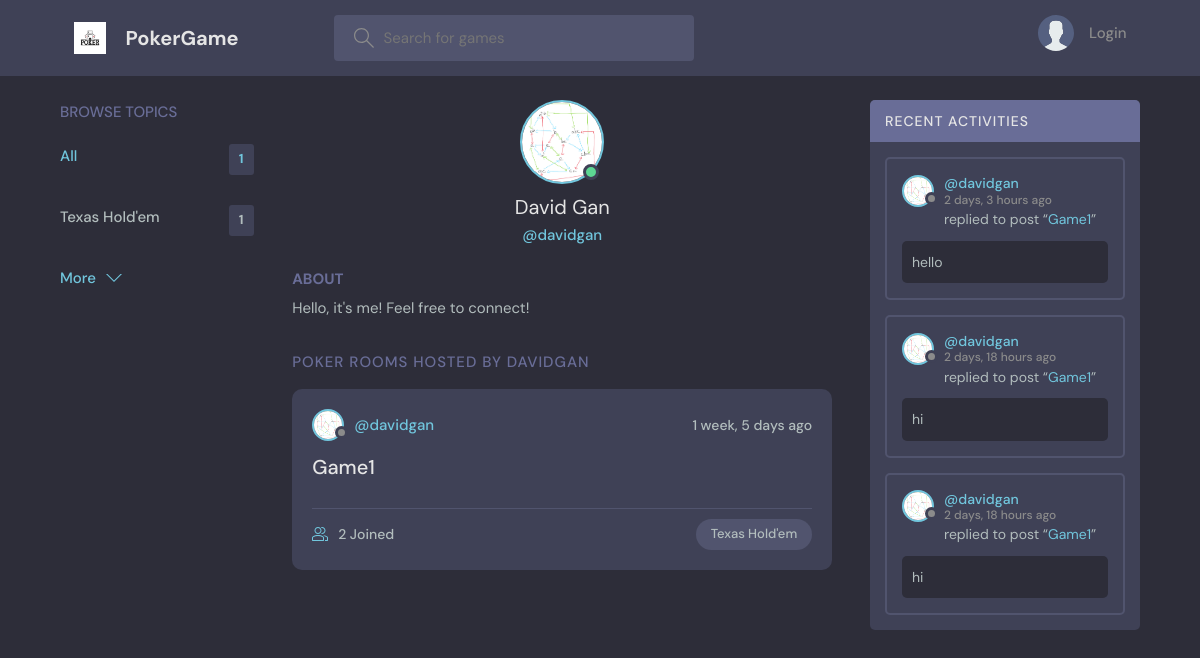
Screenshot of /profile/6/ with the database file from the repository.
### base/models.py (models this page shows, shortened)
class Topic(models.Model):
    name = models.CharField(max_length=200)

class User(AbstractUser):
    name = models.CharField(max_length=200, null=True)
    email = models.EmailField(unique=True, null=True)
    bio = models.TextField(null=True)
    chip_count = models.IntegerField(default=5000)
    card1 = models.TextField(max_length=5, null=True)
    card2 = models.TextField(max_length=5, null=True)
    hand_strength = models.IntegerField(default=0)
    avatar = models.ImageField(null=True, default="avatar.svg")
    USERNAME_FIELD = 'email'
    REQUIRED_FIELDS = ['username']

class Room(models.Model):
    host = models.ForeignKey(User, on_delete=models.SET_NULL, null=True)
    topic = models.ForeignKey(Topic, on_delete=models.SET_NULL, null=True)
    name = models.CharField(max_length=200)
    description = models.TextField(null=True, blank=True)
    participants = models.ManyToManyField(User, related_name='participants', blank=True)
    updated = models.DateTimeField(auto_now=True)
    created = models.DateTimeField(auto_now_add=True)
    pot_size = models.IntegerField(default=0)
    card1 = models.TextField(max_length=5, null=True)
    card2 = models.TextField(max_length=5, null=True)
    card3 = models.TextField(max_length=5, null=True)
    card4 = models.TextField(max_length=5, null=True)
    card5 = models.TextField(max_length=5, null=True)
    bot_card1 = models.TextField(max_length=5, null=True)
    bot_card2 = models.TextField(max_length=5, null=True)
    bot_chip_count = models.IntegerField(default=5000)
    bot_hand_strength = models.IntegerField(default=0)
    deck=models.CharField(max_length=512, null=True)
    class Meta:
        ordering = ['-updated', '-created']
    def __str__(self):
        return self.name

class Message(models.Model):
    user = models.ForeignKey(User, on_delete=models.CASCADE)
    room = models.ForeignKey(Room, on_delete=models.CASCADE)
    body = models.TextField()
    updated = models.DateTimeField(auto_now=True)
    created = models.DateTimeField(auto_now_add=True)
    class Meta:
        ordering = ['-updated', '-created']

### base/views.py (the view)
# urls.py: path('profile/<str:pk>/', views.userProfile, name="user-profile"),
def userProfile(request, pk):
    user = User.objects.get(id=pk)
    rooms = user.room_set.all()
    room_messages = user.message_set.all()
    topics = Topic.objects.all()
    context = {'user': user, 'rooms': rooms,
               'room_messages': room_messages, 'topics': topics}
    return render(request, 'base/profile.html', context)

### base/templates/base/profile.html (shortened to what this page needs)
{% extends 'main.html' %}
{% block content %}
<main class="profile-page layout layout--3">
  <div class="container">
    {% include 'base/topics_component.html' %}
    <div class="roomList">
      <div class="profile">
        <div class="profile__avatar">
          <div class="avatar avatar--large active">
            <img src="{{user.avatar.url}}" />
          </div>
        </div>
        <div class="profile__info">
          <h3>{{user.name}}</h3>
          <p>@{{user.username}}</p>
        </div>
        <div class="profile__about">
          <h3>About</h3>
          <p>
            {{user.bio}}
          </p>
        </div>
      </div>
      <div class="roomList__header">
        <div>
          <h2>Poker Rooms Hosted by davidgan</a>
          </h2>
        </div>
      </div>
      {% include 'base/feed_component.html' %}
    </div>
    {% include 'base/activity_component.html' %}
  </div>
</main>
{% endblock content %}

### base/templates/base/topics_component.html
<div class="topics">
    <div class="topics__header">
        <h2>Browse Topics</h2>
    </div>
    <ul class="topics__list">
        <li>
            <a href="{% url 'home' %}" class="active">All <span>{{topics.count}}</span></a>
        </li>
        {% for topic in topics %}
        <li>
            <a href="{% url 'home' %}?q={{topic.name}}">{{topic.name}}<span>{{topic.room_set.all.count}}</span></a>
        </li>
        {% endfor %}
    </ul>
    <a class="btn btn--link" href="{% url 'topics' %}">
        More
        <svg version="1.1" xmlns="http://www.w3.org/2000/svg" width="32" height="32" viewBox="0 0 32 32">
            <title>chevron-down</title>
            <path d="M16 21l-13-13h-3l16 16 16-16h-3l-13 13z"></path>
        </svg>
    </a>
</div>

### base/templates/base/feed_component.html (shortened to what this page needs)
{% for room in rooms %}
<div class="roomListRoom">
    <div class="roomListRoom__header">
        <a href="{% url 'user-profile' room.host.id %}" class="roomListRoom__author">
            <div class="avatar avatar--small">
                <img src="{{room.host.avatar.url}}" />
            </div>
            <span>@{{room.host.username}}</span>
        </a>
        <div class="roomListRoom__actions">
            <span>{{room.created|timesince}} ago</span>
        </div>
    </div>
    <div class="roomListRoom__content">
        <a href="{% url 'room' room.id %}">{{room.name}}</a>
    </div>
    <div class="roomListRoom__meta">
        <a href="{% url 'room' room.id %}" class="roomListRoom__joined">
            {{room.participants.all.count}} Joined
        </a>
        <p class="roomListRoom__topic">{{room.topic.name}}</p>
    </div>
</div>
{% endfor %}

### base/templates/base/activity_component.html (shortened to what this page needs)
<div class="activities">
    <div class="activities__header">
        <h2>Recent Activities</h2>
    </div>
    {% for message in room_messages %}
    <div class="activities__box">
        <div class="activities__boxHeader roomListRoom__header">
            <a href="{% url 'user-profile' message.user.id %}" class="roomListRoom__author">
                <div class="avatar avatar--small">
                    <img src="{{message.user.avatar.url}}" />
                </div>
                <p>
                    @{{message.user.username}}
                    <span>{{message.created|timesince}} ago</span>
                </p>
            </a>
        </div>
        <div class="activities__boxContent">
            <p>replied to post “<a href="{% url 'room' message.room.id %}">{{message.room}}</a>”</p>
            <div class="activities__boxRoomContent">{{message.body}}</div>
        </div>
    </div>
    {% endfor %}
</div>

### rows the page displays
Topic: name "Texas Hold'em", room_set.all.count "1"
User: avatar (picture), name "David Gan", username "davidgan", bio "Hello, it's me! Feel free to connect!"
Room: host.avatar (picture), host.username "davidgan", created "1 week, 5 days", name "Game1", participants.all.count "2", topic.name "Texas Hold'em"
Message: user.avatar (picture), user.username "davidgan", created "2 days, 3 hours", room "Game1", body "hello"
Message: user.avatar (picture), user.username "davidgan", created "2 days, 18 hours", room "Game1", body "hi"
Message: user.avatar (picture), user.username "davidgan", created "2 days, 18 hours", room "Game1", body "hi"

### other values shown
{{ topics.count }} "1"
